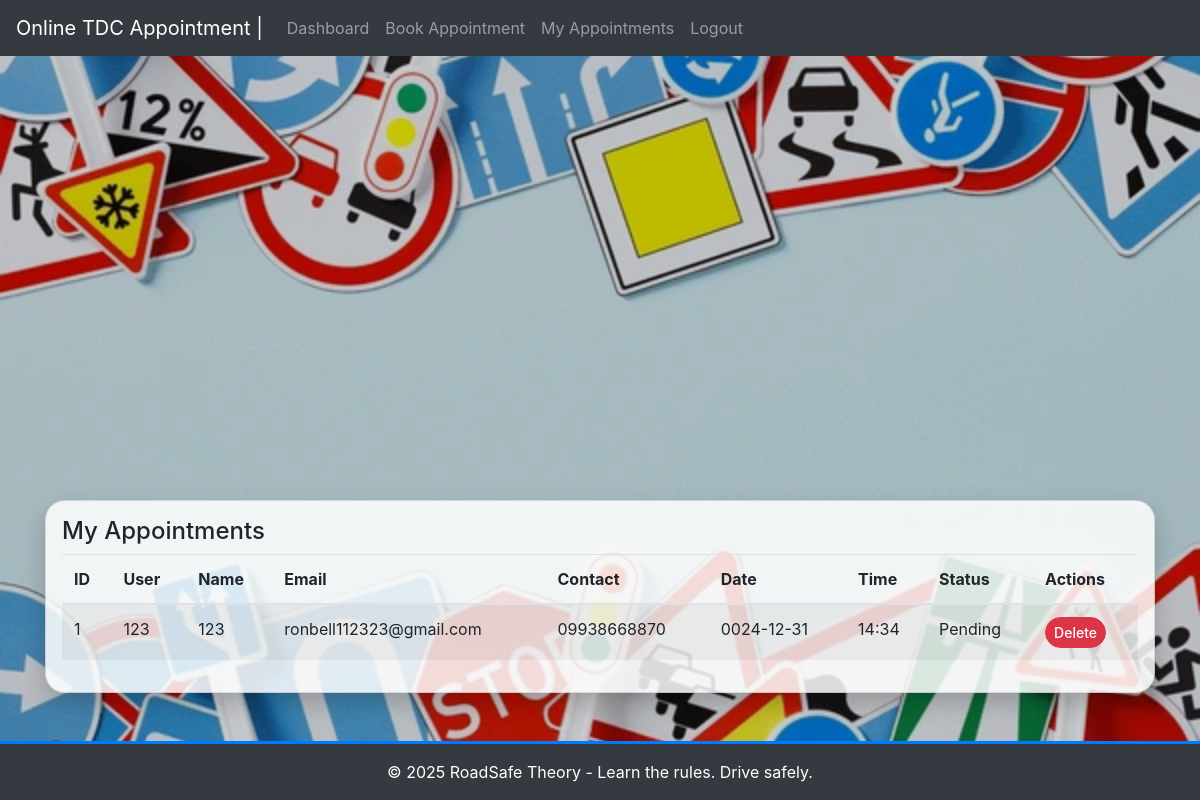
/appointments (signed in), run on an earlier commit of the app's database.
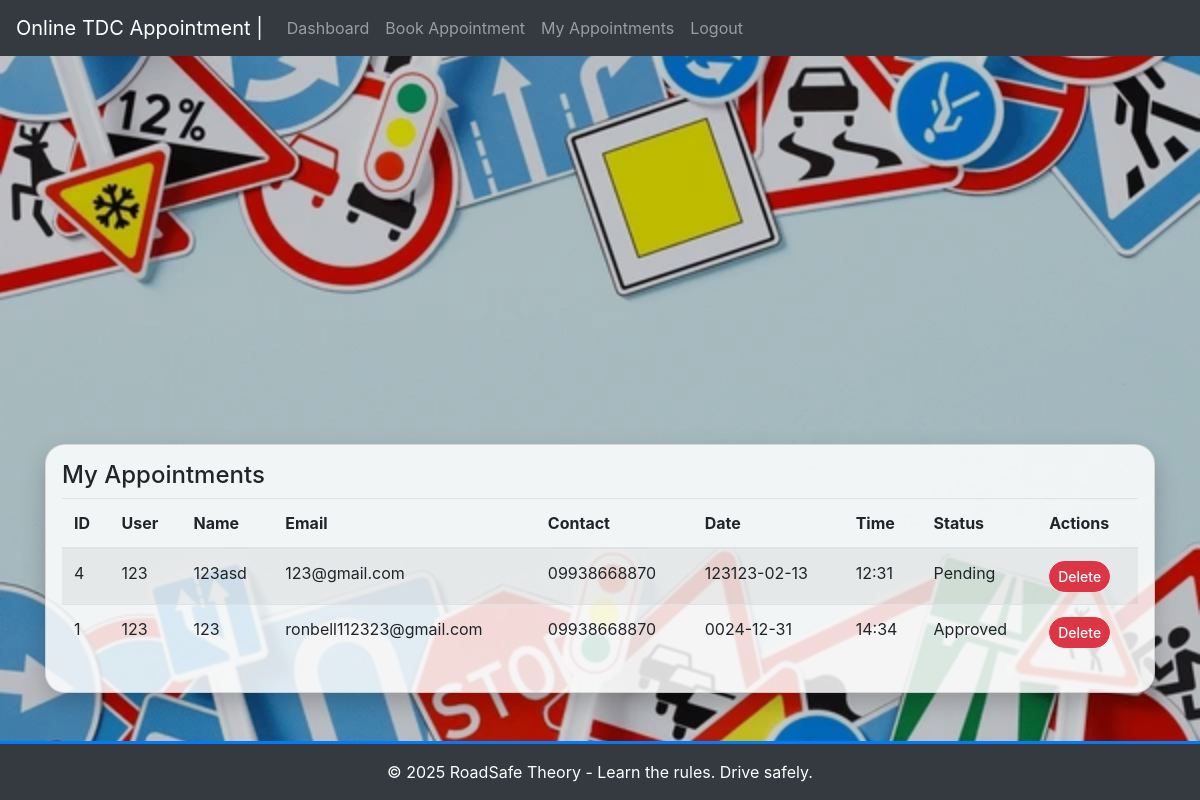
And on a later commit of the database.
### app.py (models this page shows, shortened)
class Appointment(db.Model):
    id = db.Column(db.Integer, primary_key=True)
    user_id = db.Column(db.Integer, db.ForeignKey('user.id'), nullable=False)
    full_name = db.Column(db.String(200), nullable=False)
    email = db.Column(db.String(200), nullable=False)
    contact_number = db.Column(db.String(50), nullable=False)
    preferred_date = db.Column(db.String(50), nullable=False)
    preferred_time = db.Column(db.String(50), nullable=False)
    remarks = db.Column(db.Text)
    payment_status = db.Column(db.String(50), default='Unpaid')
    status = db.Column(db.String(50), default='Pending')
    created_at = db.Column(db.DateTime, default=lambda: datetime.datetime.now(timezone.utc))

class User(db.Model):
    id = db.Column(db.Integer, primary_key=True)
    username = db.Column(db.String(150), unique=True, nullable=False)
    password_hash = db.Column(db.String(256), nullable=False)
    full_name = db.Column(db.String(200))
    email = db.Column(db.String(200))
    is_admin = db.Column(db.Boolean, default=False)
    admin_token = db.Column(db.String(100))
    appointments = db.relationship('Appointment', backref='user', lazy=True)

### app.py (the view)
@app.route('/appointments')
@login_required
def appointments():
    user = User.query.get(session['user_id'])
    appointments = Appointment.query.filter_by(
        user_id=user.id).order_by(Appointment.created_at.desc()).all()
    return render_template('appointments.html', user=user, appointments=appointments)

### app.py (called while the page is built)
def login_required(view):
    @wraps(view)
    def wrapped(*args, **kwargs):
        if 'user_id' not in session:
            flash("Please log in first.", "error")
            return redirect(url_for('login'))
        return view(*args, **kwargs)
    return wrapped

@app.context_processor
def inject_now():
    return {'now': datetime.datetime.now}

### templates/appointments.html (shortened to what this page needs)
{% extends "base.html" %}
{% block content %}
<div class="card p-3">
  <h4>{{ 'All Appointments' if admin_view else 'My Appointments' }}</h4>
  {% if appointments %}
    <div class="table-responsive">
      <table class="table table-striped">
        <thead><tr><th>ID</th><th>User</th><th>Name</th><th>Email</th><th>Contact</th><th>Date</th><th>Time</th><th>Status</th><th>Actions</th></tr></thead>
        <tbody>
        {% for a in appointments %}
          <tr>
            <td>{{ a.id }}</td>
            <td>{{ a.user.username }}</td>
            <td>{{ a.full_name }}</td>
            <td>{{ a.email }}</td>
            <td>{{ a.contact_number }}</td>
            <td>{{ a.preferred_date }}</td>
            <td>{{ a.preferred_time }}</td>
            <td>{{ a.status }}</td>
            <td>
              <form style="display:inline-block" action="{{ url_for('delete_appointment', appt_id=a.id) }}" method="post" onsubmit="return confirm('Delete appointment?');">
                <button class="btn btn-sm btn-danger">Delete</button>
              </form>
            </td>
          </tr>
        {% endfor %}
        </tbody>
      </table>
    </div>
  {% else %}
    <p>No appointments found.</p>
  {% endif %}
</div>
{% endblock %}

### templates/base.html (shortened to what this page needs)
<!doctype html>
<html lang="en">
<head>
    <link rel="stylesheet" href="https://stackpath.bootstrapcdn.com/bootstrap/4.5.2/css/bootstrap.min.css">
    <link rel="stylesheet" href="https://cdnjs.cloudflare.com/ajax/libs/font-awesome/5.15.4/css/all.min.css">
</head>
    <div class="wrapper">
        <nav class="navbar navbar-expand-lg navbar-dark bg-dark">
            <a class="navbar-brand" href="{{ url_for('index') }}">Online TDC Appointment      |</a>
      <div class="collapse navbar-collapse" id="navmenu">
        <ul class="navbar-nav ms-auto">
          {% if session.get('username') %}
            <li class="nav-item"><a class="nav-link" href="{{ url_for('dashboard') }}">Dashboard</a></li>
            <li class="nav-item"><a class="nav-link" href="{{ url_for('new_appointment') }}">Book Appointment</a></li>
            <li class="nav-item"><a class="nav-link" href="{{ url_for('appointments') }}">My Appointments</a></li>
            <li class="nav-item"><a class="nav-link" href="{{ url_for('logout') }}">Logout</a></li>
          {% elif session.get('admin_id') %}
            <li class="nav-item"><a class="nav-link" href="{{ url_for('admin_dashboard') }}">Admin Dashboard</a></li>
            <li class="nav-item"><a class="nav-link" href="{{ url_for('admin_logout') }}">Admin Logout</a></li>
          {% else %}
            <li class="nav-item"><a class="nav-link" href="{{ url_for('index') }}">Home</a></li>
            <li class="nav-item"><a class="nav-link" href="{{ url_for('register') }}">Register</a></li>
            <li class="nav-item"><a class="nav-link" href="{{ url_for('about_us') }}">About Us</a></li>
          {% endif %}
        </ul>
      </div>
    </div>
        <div class="container mt-4 mb-5">
            {% block content %}{% endblock %}
        </div>
    <footer>
        <div class="container text-center">
            <p class="m-0">
                &copy; 2025 RoadSafe Theory - Learn the rules. Drive safely.
            </p>
        </div>
    </footer>
</body>
</html>

### templates/base.html (style rules this page uses)
html, body { height: 100%; margin: 0; padding: 0; display: flex; flex-direction: column; }
.wrapper { flex: 1; }
footer { background-color: #343a40; color: white; padding: 1rem 0; width: 100%; border-top: 3px solid #007bff; }

What changed in the data, as far as the page shows it:
added Appointment: id "4", user.username "123", full_name "123asd", email "123@gmail.com", contact_number "09938668870", preferred_date "123123-02-13", preferred_time "12:31", status "Pending"
changed Appointment "ronbell112323@gmail.com": status "Pending" → "Approved"
